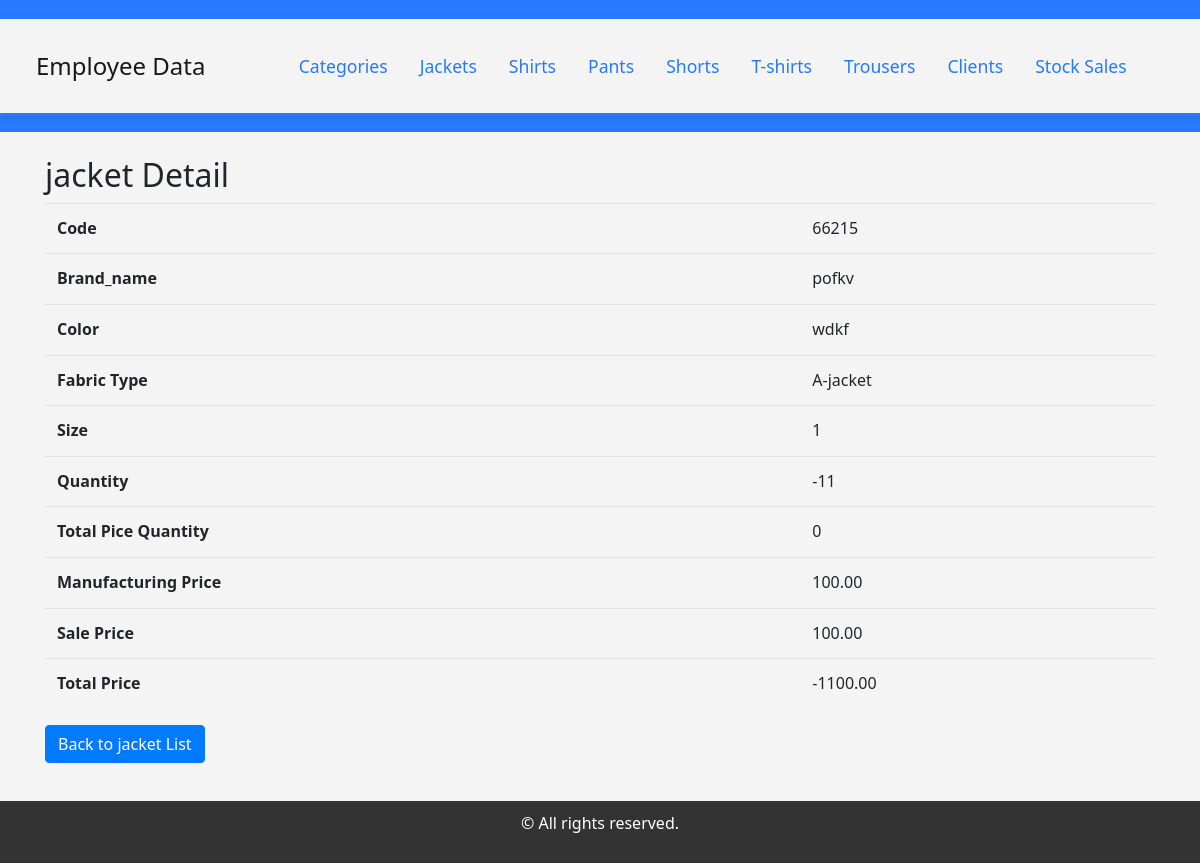
Page /product/jackets/4/ on the committed database.
### product/models.py (models this page shows, shortened)
class Jacket(models.Model):
    code = models.CharField(max_length=200)
    brand_name = models.CharField(max_length=100)
    color = models.CharField(max_length=50)
    fabric_type = models.ForeignKey(Category, on_delete=models.CASCADE)
    size = models.CharField(max_length=10)
    quantity = models.IntegerField()
    total_pice_quantity = models.IntegerField(default=0)
    manafacturing_price = models.DecimalField(max_digits=10, decimal_places=2)
    sale_price = models.DecimalField(max_digits=10, decimal_places=2)
    def total_price(self):
        return self.quantity * self.sale_price

class Category(models.Model):
    name = models.CharField(max_length=100)

### product/views.py (the view)
# urls.py: path('jackets/<int:pk>/', JacketDetailView.as_view(), name='jacket_detail'),
class JacketDetailView(DetailView):
    model = Jacket
    template_name = 'jacket/jacket_detail.html'

### product/templates/jacket/jacket_detail.html
{% extends 'base.html' %}
{% block content %}
    <h2>jacket Detail</h2>
    <table class="table">
        <tr>
            <th>Code</th>
            <td>{{ jacket.code }}</td>
        </tr>
        <tr>
            <th>Brand_name</th>
            <td>{{ jacket.brand_name }}</td>
        </tr>
        <tr>
            <th>Color</th>
            <td>{{ jacket.color }}</td>
        </tr>
        <tr>
            <th>Fabric Type</th>
            <td>{{ jacket.fabric_type.name }}</td>
        </tr>
        <tr>
            <th>Size</th>
            <td>{{ jacket.size }}</td>
        </tr>
        <tr>
            <th>Quantity</th>
            <td>{{ jacket.quantity }}</td>
        </tr>
        <tr>
            <th>Total Pice Quantity</th>
            <td>{{ jacket.total_pice_quantity }}</td>
        </tr>
        <tr>
            <th>Manufacturing Price</th>
            <td>{{ jacket.manafacturing_price }}</td>
        </tr>
        <tr>
            <th>Sale Price</th>
            <td>{{ jacket.sale_price }}</td>
        </tr>
        <tr>
            <th>Total Price</th>
            <td>{{ jacket.total_price }}</td>
        </tr>
    </table>
    <a href="{% url 'jacket_list' %}" class="btn btn-primary">Back to jacket List</a>
{% endblock %}

### rows in the picture
Jacket: code "66215", brand_name "pofkv", color "wdkf", fabric_type.name "A-jacket", size "1", quantity "-11", total_pice_quantity "0", manafacturing_price "100.00", sale_price "100.00", total_price "-1100.00"
